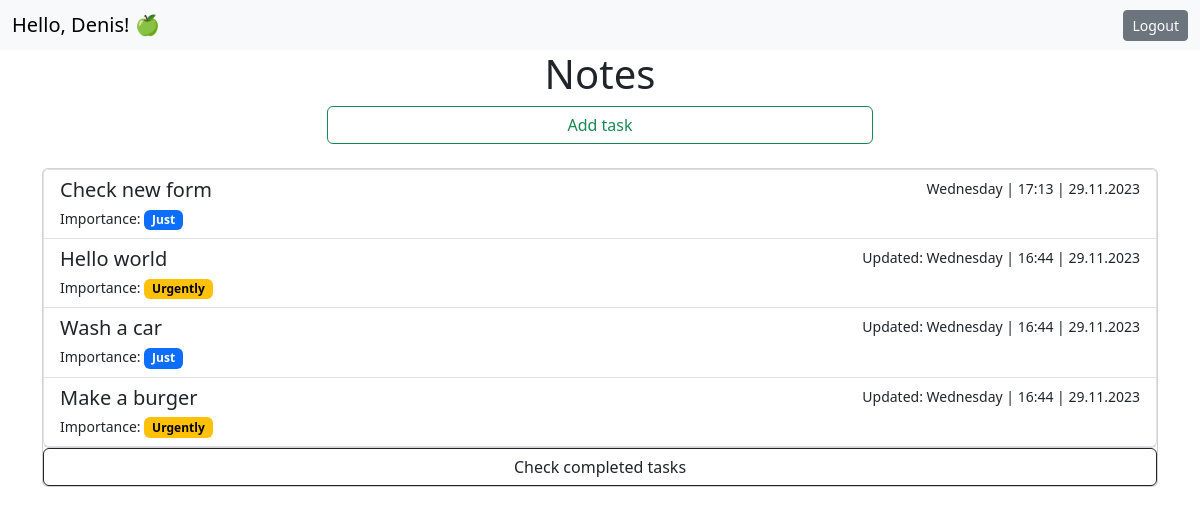
Page / (signed in) on the earlier database version.
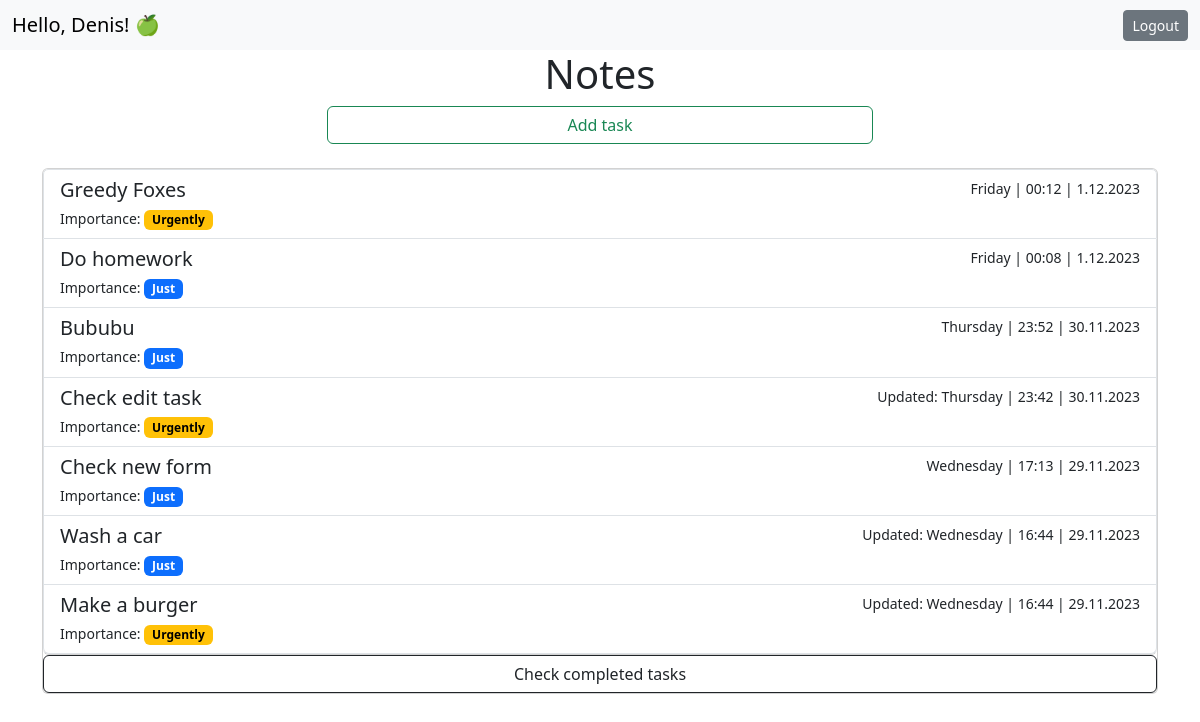
Same page on the later database version.
### note/models.py (models this page shows, shortened)
class Task(models.Model):
    user = models.ForeignKey(User, on_delete=models.CASCADE)
    title = models.CharField(max_length=60)
    description = models.TextField(null=True, blank=True)
    complete = models.BooleanField(default=False)
    time_created = models.DateTimeField(auto_now_add=True)
    time_updated = models.DateTimeField(auto_now=True)
    importance = models.ForeignKey(Importance, on_delete=models.CASCADE, null=False)
    class Meta:
        ordering = ["-time_updated"]

class Importance(models.Model):
    name = models.CharField(max_length=255)

### note/views.py (the view)
# urls.py: path('', views.notes_view, name='notes'),
@login_required
def notes_view(request):
    search = request.GET.get("search")
    tasks = Task.objects.filter(complete=False)
    if search:
        tasks = tasks.filter(
            Q(title__icontains=search) | Q(description__icontains=search)
        )
    p = Paginator(tasks, 15)
    page = request.GET.get("page")
    tasks = p.get_page(page)
    context = {"tasks": tasks}
    return render(request, template_name="notes.html", context=context)

### note/templates/notes.html
{% extends 'base.html' %}
{% block content %}
<h1 style="text-align:center">Notes</h1>
<div class="container">
    <div class="d-grid gap-2 col-6 mx-auto">
        <a href="{% url 'add' %}" class="btn btn-outline-success">Add task</a>
    </div>
</div><br />
<div class="card">
    <div class="list-group">
        {% for task in tasks %}
        <a href="{% url 'detail' task.pk %}" class="list-group-item list-group-item-action">
            <div class="d-flex w-100 justify-content-between">
                <h5 class="mb-1">{{ task.title }}</h5>
                {% if task.time_created == task.time_updated %}
                <small>{{ task.time_created|date:'l | H:i | j.m.Y' }}</small>
                {% else %}
                <small>Updated: {{ task.time_updated|date:'l | H:i | j.m.Y' }}</small>
                {% endif %}
            </div>
            {% if task.importance.name == 'Just' %}
            <small>Importance: </small><small class="badge text-bg-primary">{{ task.importance.name }}</small>
            {% elif task.importance.name == 'Urgently' %}
            <small>Importance: </small><small class="badge text-bg-warning">{{ task.importance.name }}</small>
            {% endif %}
        </a>
        {% endfor %}
    </div>
    <a href="{% url 'completed' %}" class="btn btn-outline-dark">Check completed tasks</a>
</div>
{% endblock %}

Differences in the rows shown:
no longer on this page (row edited): Task: title "Hello world", time_updated|H "Wednesday | 16:44 | 29.11.2023", importance.name "Urgently"
added Task: title "Greedy Foxes", time_created|H "Friday | 00:12 | 1.12.2023", importance.name "Urgently"
added Task: title "Do homework", time_created|H "Friday | 00:08 | 1.12.2023", importance.name "Just"
added Task: title "Bububu", time_created|H "Thursday | 23:52 | 30.11.2023", importance.name "Just"
added Task: title "Check edit task", time_updated|H "Thursday | 23:42 | 30.11.2023", importance.name "Urgently"
